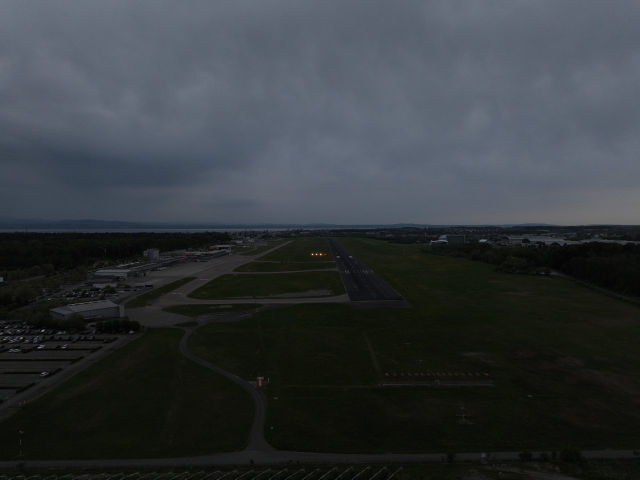
#> input picture data/eval/builtin-detector-redwhite/images/DJI_20260428200907_0032_V.jpg, 1280 x 959 px, found by its file name (shown at 1/2 size); its folder holds only this picture in this run
$ jupyter execute 06_data_augmentation.ipynb
#> lines starting #> are read from the running program, lines starting #| are printed output that depends on the picture
### workflows/scripts/weather_aug.py
"""Colour-safe synthetic weather augmentation for the PAPI detectors — pure OpenCV/NumPy.

Single source of truth shared by training, demo-video generation, and robustness evaluation.

**Why pure OpenCV (no albumentations).** An earlier version used AlbumentationsX; its ``albucore``
SIMD backend corrupts asynchronous CUDA training on this stack (torch 2.5.1+cu121 / driver 610.x /
RTX 4070 Laptop) — every weather-augmented run crashed with assorted CUDA faults, while Ultralytics'
own OpenCV-based mosaic augmentation ran fine. The crash is in albucore's *execution*, not its
output (Ultralytics re-copies images before the GPU). Re-implementing the effects in OpenCV/NumPy —
exactly the libraries Ultralytics itself augments with — keeps training on the fast async+AMP path
and drops the AGPL dependency. See ``install_training_hook`` and ``models/MODELS.md``.

**Colour-safe.** The class IS the colour (red vs white lamp), so every effect is a pixel-level
weather veil/overlay that never permutes hue and never converts to grayscale. Fog/haze desaturate
the whole scene uniformly — that *is* the robustness target, not a relabel. No geometry changes, so
bounding boxes are untouched.

Images are BGR uint8 (OpenCV's native order, matching what Ultralytics loads), in and out.
"""

from __future__ import annotations

import cv2
import numpy as np

# Conditions a single clip / eval split can request ("clear" is the untouched baseline).
CONDITIONS = ("clear", "rain", "fog", "haze", "snow", "sunflare", "shadow", "warm", "cool")
_WEATHER = ("rain", "fog", "haze", "snow", "sunflare", "shadow", "warm", "cool")

# Severity presets. Fog/haze are the headline degradation (the detector lost ~28 mAP50 under fog).
# Coefficients are blend/intensity weights in [0,1], clamped so the four lamps never fully wash out.
_PRESETS: dict[str, dict] = {
    "light": {
        "fog": (0.10, 0.25), "haze": (0.05, 0.15), "rain_bright": 0.92, "rain_len": (8, 16),
        "snow": (0.15, 0.35), "shadow": (0.25, 0.45), "flare": (0.40, 0.60), "tint": (0.06, 0.12),
    },
    "medium": {
        "fog": (0.25, 0.45), "haze": (0.12, 0.25), "rain_bright": 0.85, "rain_len": (12, 22),
        "snow": (0.30, 0.55), "shadow": (0.35, 0.55), "flare": (0.50, 0.75), "tint": (0.10, 0.18),
    },
    "heavy": {
        "fog": (0.40, 0.60), "haze": (0.20, 0.35), "rain_bright": 0.78, "rain_len": (16, 28),
        "snow": (0.45, 0.75), "shadow": (0.45, 0.65), "flare": (0.60, 0.85), "tint": (0.16, 0.26),
    },
}


def _preset(severity: str) -> dict:
    if severity not in _PRESETS:
        raise ValueError(f"unknown severity {severity!r}; expected one of {sorted(_PRESETS)}")
    return _PRESETS[severity]


# [12 lines left out: functions _fog_veil, _fog, not called in this run]


def _haze(img, severity, rng):
    # Haze is a thinner, slightly brighter veil than fog.
    return _fog_veil(img, float(rng.uniform(*_preset(severity)["haze"])), veil=235)


# [15 lines left out: function _rain, not called in this run]


def _snow(img, severity, rng):
    p = _preset(severity)
    h, w = img.shape[:2]
    out = cv2.convertScaleAbs(img, alpha=1.0, beta=float(rng.uniform(8, 28)))  # brighten
    n = int(h * w * 0.045 * float(rng.uniform(*p["snow"])))
    xs = rng.integers(0, w, n)
    ys = rng.integers(0, h, n)
    layer = np.zeros((h, w), np.uint8)
    layer[ys, xs] = 255
    layer = cv2.dilate(layer, np.ones((2, 2), np.uint8))  # fatten flakes so they read on screen
    layer = cv2.blur(layer, (2, 2))
    return cv2.addWeighted(out, 1.0, cv2.cvtColor(layer, cv2.COLOR_GRAY2BGR), 0.9, 0.0)


# [26 lines left out: functions _sunflare, _shadow, not called in this run]


def _colour_temp(img, severity, rng, warm: bool):
    """Mild colour-TEMPERATURE shift (white-balance) for time-of-day / season variety.

    Scales the blue/red channels in opposite directions — a warm (golden-hour / autumn) or cool
    (overcast / winter / blue-hour) cast. Deliberately a *balance* shift, not hue/saturation jitter:
    it tints the whole scene but keeps red clearly red and white clearly white, so it never
    relabels the colour-is-the-class lamps (unlike hsv_h/hsv_s, which stay pinned at 0). Mild by
    design — the presets top out around ±0.26 channel gain.
    """
    f = float(rng.uniform(*_preset(severity)["tint"]))
    out = img.astype(np.float32)
    hot, cold = (1.0 + f, 1.0 - 0.7 * f) if warm else (1.0 - 0.7 * f, 1.0 + f)
    out[..., 2] *= hot   # BGR: index 2 = Red
    out[..., 0] *= cold  # index 0 = Blue
    return np.clip(out, 0, 255).astype(np.uint8)


def _warm(img, severity, rng):
    return _colour_temp(img, severity, rng, warm=True)


def _cool(img, severity, rng):
    return _colour_temp(img, severity, rng, warm=False)


_EFFECTS = {
    "rain": _rain, "fog": _fog, "haze": _haze,
    "snow": _snow, "sunflare": _sunflare, "shadow": _shadow,
    "warm": _warm, "cool": _cool,
}


def apply_weather(img_bgr: np.ndarray, condition: str, severity: str = "medium", rng=None) -> np.ndarray:
    """Apply one named weather condition to a BGR uint8 image; returns a fresh contiguous array.

    ``rng`` is a ``numpy.random.Generator`` (pass a seeded one for reproducible/temporally-coherent
    output); defaults to a fresh generator. ``clear`` returns the image unchanged.
    """
    if condition == "clear":
        return img_bgr
    if condition not in _EFFECTS:
        raise ValueError(f"unknown condition {condition!r}; expected one of {sorted(CONDITIONS)}")
    if rng is None:
        rng = np.random.default_rng()
    return np.ascontiguousarray(_EFFECTS[condition](img_bgr, severity, rng))


# [7 lines left out: function random_weather, not called in this run]


class WeatherAug:
    """Picklable Ultralytics transform that applies OpenCV weather to ``labels['img']`` — WORKER-SAFE.

    Inserted into the training Compose by :func:`install_weather_transform`, so it pickles to spawned
    dataloader workers (unlike a class-method monkeypatch, which lives only in the main process and
    forces ``workers=0``). Worker-side parallelism is what makes mosaic + weather stable: the
    workers=0 main-process path re-triggers the async CUDA race once mosaic's heavy load perturbs
    timing. Each process lazily builds its own seeded RNG (kept ``None`` until first use so the object
    pickles cleanly).
    """

    # [56 lines left out: functions __init__, __call__, install_weather_transform, install_training_hook, not called in this run]

### workflows/notebooks/06_data_augmentation.ipynb
# Data augmentation for nighttime detection PAPI dataset

## Lessons learned — current augmentation strategy (updated 2026-06-18)

The **offline 3× pre-generation** below is kept for reference but is **superseded by online
augmentation during training** (`workflows/scripts/train_detector_model.py --weather-aug` plus
`--mosaic/--erasing/--degrees/...`), which augments per-epoch with no disk blow-up. Findings
from the weather-robust nano runs:

**Colour IS the class (red vs white lamp) — colour aug must preserve hue.**
- `hsv_h = hsv_s = 0` **always**: hue/saturation jitter relabels red↔white (the retired serving
  model's `hsv_s=0.7` is the cautionary tale). Only `hsv_v` (brightness) is colour-safe.
- For season / time-of-day variety use a **colour-TEMPERATURE shift** (warm/cool white-balance —
  a simplified *Planckian jitter*): it tints the scene without crossing red↔white. See the
  `warm`/`cool` conditions in `workflows/scripts/weather_aug.py`.

**Use OpenCV, NOT albumentations, for weather/photometric aug.**
- AlbumentationsX's `albucore` SIMD backend **corrupts asynchronous CUDA training** on this stack
  (torch 2.5.1+cu121 / RTX 4070): every weather-augmented run crashed with assorted CUDA faults,
  while Ultralytics' OpenCV mosaic ran fine. `weather_aug.py` is therefore **pure OpenCV/NumPy**
  (also AGPL-free). `albumentations` is uninstalled — the original cells would not run as-is.

**What helps vs hurts (small, colour-coded objects = PAPI lamps).**
- ✅ **mosaic** (`mosaic=1.0`, `close_mosaic=10`) — strongest regulariser, great for small objects.
- ✅ mild **rotation** (`degrees≈10`, drone roll), random **erasing** (`≈0.4`), `scale=0.5`,
  weather + warm/cool tints.
- ❌ **perspective / shear** — obscure small objects (Ultralytics guidance) → dropped.
- ❌ **mixup / cutmix** — blur small objects and blend colours.

**Training-pipeline gotchas from these runs.**
- **AMP (fp16) overflows under heavy aug** (mosaic composites + bright weather) → NaN / "illegal
  instruction". Train heavy-aug runs in **FP32 (`--no-amp`)**.
- **`multi_scale`** enlarges the canvas to ~1.5× → VRAM spill at FP32; `scale=0.5` gives scale
  variety inside the fixed canvas, so prefer it and skip `multi_scale`.
- The OpenCV weather transform is **worker-safe** (`weather_aug.WeatherAug` pickles to dataloader
  workers) so training runs `workers>0`.
- **Overfitting is diagnosed by the train/val loss *gap*, not the absolute loss.** Augmentation
  narrows the gap and delays overfitting, but with ~11 flights of near-duplicate frames val mAP
  plateaus regardless — the real cure is more flights/airports (data, not augmentation).

## Imports

[cell 1]
import os
import sys

import cv2
import numpy as np

# Colour-safe weather aug is now pure OpenCV (NOT albumentations — its albucore backend breaks
# async CUDA training; see the lessons-learned cell above). Transforms live in weather_aug.py.
sys.path.insert(0, os.path.join("..", "scripts"))
from weather_aug import apply_weather  # noqa: E402

> **Augmentation safety note.** This pipeline augments **train only** — augmenting val/test
> makes eval metrics optimistic, so val/test images are copied **verbatim**. The effects here are
> pure-OpenCV and **non-spatial** (weather veils + warm/cool colour-temperature tints), so bounding
> boxes are unchanged and labels are reused verbatim. Hue/saturation are never jittered (colour is
> the class); horizontal flip is not applied (it reverses lamp order). For real training prefer the
> trainer's **online** aug (`train_detector_model.py --weather-aug ...`), which adds mosaic +
> geometric variety per-epoch — see the lessons-learned cell at the top.

> **Augmentation safety note.** This pipeline must augment **train only** — augmented
val/test would make eval metrics optimistic; copy val/test images **verbatim** instead.
`HorizontalFlip` is removed because it reverses left-to-right lamp order and corrupts the
ordered glideslope labels; brightness/contrast are bounded to avoid pushing dim-red toward white.

[cell 2]
# =========================================================
# OFFLINE 3x augmentation (reference — prefer ONLINE aug in train_detector_model.py).
# Pure-OpenCV, colour-safe, NON-SPATIAL weather/lighting → bounding boxes unchanged.
# =========================================================

INPUT_DATASET = "PAPI_Night.yolo26"
OUTPUT_DATASET = "PAPI_Night_Augmented.yolo26"

SPLITS = ["train", "valid", "test"]
SPLITS_TO_AUGMENT = {"train"}  # augment TRAIN ONLY (augmenting val/test => optimistic eval)

# Colour-safe conditions from weather_aug.py (non-spatial: labels are reused verbatim).
WEATHER = ["rain", "fog", "haze", "snow", "warm", "cool"]
rng = np.random.default_rng(0)  # deterministic

for split in SPLITS:
    in_img = os.path.join(INPUT_DATASET, split, "images")
    in_lbl = os.path.join(INPUT_DATASET, split, "labels")
    out_img = os.path.join(OUTPUT_DATASET, split, "images")
    out_lbl = os.path.join(OUTPUT_DATASET, split, "labels")
    os.makedirs(out_img, exist_ok=True)
    os.makedirs(out_lbl, exist_ok=True)

    augment = split in SPLITS_TO_AUGMENT
    print(f"\nProcessing split: {split} (augment={augment})")

    for filename in os.listdir(in_img):
        if not filename.lower().endswith((".jpg", ".jpeg", ".png")):
            continue
        stem = filename.rsplit(".", 1)[0]

        image = cv2.imread(os.path.join(in_img, filename))  # BGR
#> image is the input picture: shape (959, 1280, 3); mean B, G, R 61.3, 57.8, 52.8
        if image is None:
            print(f"Could not read image: {filename}")
            continue

        label_path = os.path.join(in_lbl, stem + ".txt")
        labels_txt = open(label_path).read() if os.path.exists(label_path) else ""

        # Always copy the original (image + labels) verbatim.
        cv2.imwrite(os.path.join(out_img, filename), image)
        with open(os.path.join(out_lbl, stem + ".txt"), "w") as f:
            f.write(labels_txt)

        if not augment:
            continue

        # Weather is NON-SPATIAL, so the SAME labels apply to every augmented copy.
        for i in range(2):  # original + 2 augs => 3x on train
            cond = str(rng.choice(WEATHER))
            aug = apply_weather(image, cond, severity="medium", rng=rng)
            cv2.imwrite(os.path.join(out_img, f"{stem}_aug{i}.jpg"), aug)
            with open(os.path.join(out_lbl, f"{stem}_aug{i}.txt"), "w") as f:
                f.write(labels_txt)
#> this loop made 2 passes
#> pass 2, `aug = apply_weather(image, cond, severity="medium", rng=rng)`:
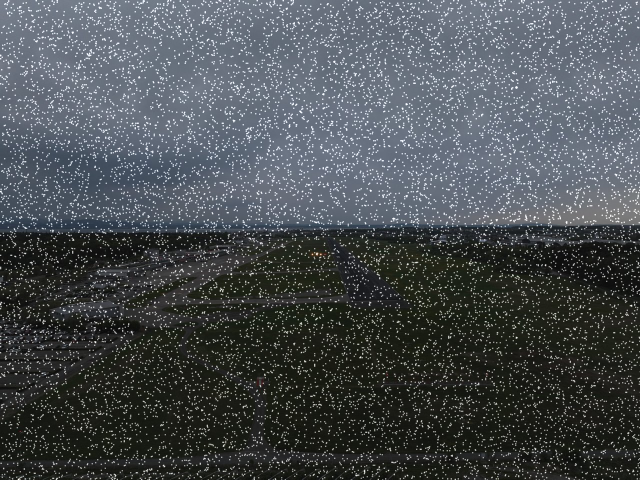
#> aug: shape (959, 1280, 3) (shown at 1/2 size); mean B, G, R 81.9, 78.4, 73.5

    print(f"Finished split: {split}")

print("\nDataset augmentation complete (colour-safe OpenCV weather/tints).")
